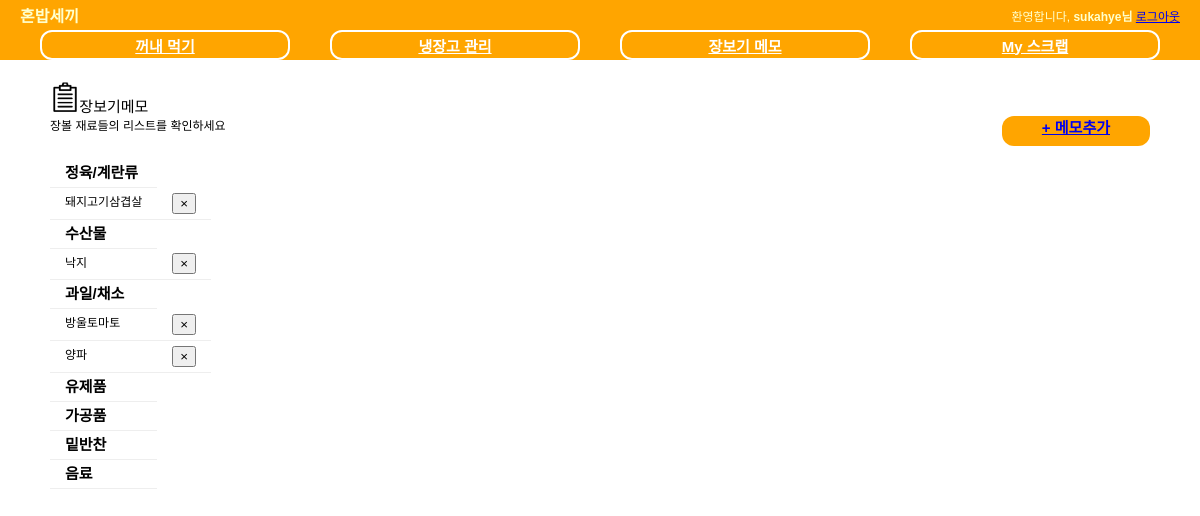
The app's page /fridge/shopping/ (signed in), older data.
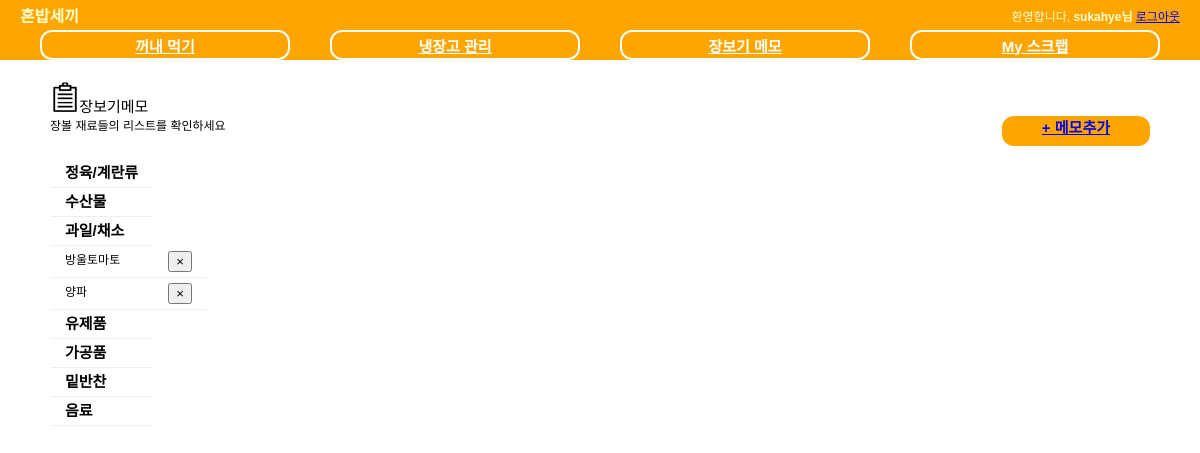
The same page, newer data.
### fridge/models.py (models this page shows, shortened)
class ShoppingItem(models.Model):
    owner = models.ForeignKey(User, null=True)
    iteminfo = models.ForeignKey(Ingredient, null=True)

class Ingredient(models.Model):
    ingredientName= models.CharField(max_length=50)
    type=models.IntegerField(default=0)
    category=models.IntegerField(default=0)
    storageMethod=models.IntegerField(default=0)
    unit=models.CharField(max_length=100)
    defaultValue=models.IntegerField(default=0)
    ingredientCode=models.IntegerField(default=0)
    def __str__(self):
        return self.ingredientName

### fridge/views.py (the view)
class ShoppingList(ListView):
    template_name = 'fridge/shopping_memo.html'
    context_object_name = 'all_shopping'
    def get_queryset(self):
        return ShoppingItem.objects.filter(owner=self.request.user)
    def get_context_data(self, **kwargs):
        shopping_list = super(ShoppingList, self).get_context_data(**kwargs)
        shopping_list['meat'] = ShoppingItem.objects.filter(iteminfo__type=1)
        shopping_list['seafood'] = ShoppingItem.objects.filter(iteminfo__type=2)
        shopping_list['fruit'] = ShoppingItem.objects.filter(iteminfo__type=3)
        shopping_list['grain'] = ShoppingItem.objects.filter(iteminfo__type=4)
        shopping_list['milk'] = ShoppingItem.objects.filter(iteminfo__type=5)
        shopping_list['made'] = ShoppingItem.objects.filter(iteminfo__type=6)
        shopping_list['side'] = ShoppingItem.objects.filter(iteminfo__type=7)
        shopping_list['drink'] = ShoppingItem.objects.filter(iteminfo__type=8)
        print(shopping_list)
        return shopping_list

### fridge/templates/fridge/shopping_memo.html (shortened to what this page needs)
{% extends "base.html" %}
{% load staticfiles %}
{% block extrastyle %}{% static "fridge/shopping_memo.css" %}{% endblock %}
{% block content %}
<div id="content">
    <p>
        <span style="font-size:15px;"><img src="{% static 'img/memo.png' %}" style="height:30px;">장보기메모<br></span>
        <span>장볼 재료들의 리스트를 확인하세요</span>
        <span id="addmemo"><a href="{% url 'fridge:adding' %}">&#43 메모추가</a></span>
    </p>
    <table>
        <tbody>
        <tr class="type"><td>정육/계란류</td></tr>
        <br>
        {% for a in meat %}
            <tr>
                <td>{{ a.iteminfo }}</td>
                <td><form method="POST" action="{% url 'fridge:delete' a.id %}">{% csrf_token %}<input type="submit" value="&times"></form></td>
            </tr>
        {% endfor %}
        <tr class="type"><td>수산물</td></tr>
       {% for a in seafood %}
            <tr>
                <td>{{ a.iteminfo }}</td>
                <td><form method="POST" action="{% url 'fridge:delete' a.id %}">{% csrf_token %}<input type="submit" value="&times"></form></td>
            </tr>
        {% endfor %}
        <tr class="type"><td>과일/채소</td></tr>
        {% for a in fruit %}
            <tr>
                <td>{{ a.iteminfo }}</td>
                <td><form method="POST" action="{% url 'fridge:delete' a.id %}">{% csrf_token %}<input type="submit" value="&times"></form></td>
            </tr>
        {% endfor %}
        <tr class="type"><td>유제품</td></tr>
         <tr class="type"><td>가공품</td></tr>
         <tr class="type"><td>밑반찬</td></tr>
        <tr class="type"><td>음료</td></tr>
        </tbody>
    </table>
</div>
{% endblock %}

Row changes from the older to the newer data that the page shows:
removed ShoppingItem: iteminfo "돼지고기삼겹살", shown under "환영합니다, sukahye님로그아웃"
removed ShoppingItem: iteminfo "낙지"
